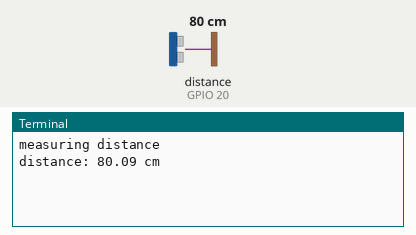
This program was run on a simulated Raspberry Pi (BCM pin numbers). On the bench: the last lines printed to the terminal. Inputs (shaded band) come from the test bench; at power-on: distance to the obstacle (sensor on GPIO 20) 80 cm. The echo pulse lasts 58.3 µs per cm; the clock reads 2024-03-15 10:24:30 at power-on unless the program sets it.

Above: at 1.2 s.
1.3 s: distance to the obstacle (sensor on GPIO 20) set to 195 cm
At 1.37 s:
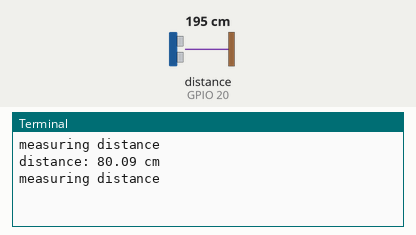
3.0 s: distance to the obstacle (sensor on GPIO 20) set to 203 cm
At 4.7 s:
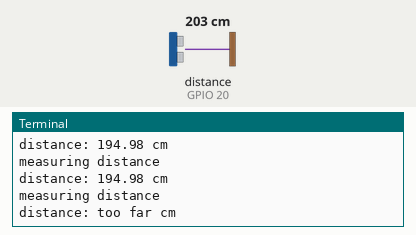

Measured:
- the behaviour switches between 199 and 200 cm on distance to the obstacle (sensor on GPIO 20) (found by bisection; images 1 and 2)
- after the input at 3.0 s, the terminal: prints a new line after 0.84 s (image 2)

The program:

majproject.py
```python
import RPi.GPIO as GPIO
import time
maxd=200; mind=4
TRIG=21;ECHO=20
GPIO.setmode(GPIO.BCM)
try:
    while True:
        print("measuring distance")
        GPIO.setup(TRIG,GPIO.OUT)
        GPIO.setup(ECHO,GPIO.IN)
        GPIO.output(TRIG,False)
        time.sleep(0.2)
        GPIO.output(TRIG,True)
        time.sleep(0.00001) #10us for wait
        GPIO.output(TRIG,False)

        while GPIO.input(ECHO)==0:
            pulse_start=time.time()
        while GPIO.input(ECHO)==1:
            pulse_end=time.time()
        pulse_duration=pulse_end-pulse_start

        distance=pulse_duration*17150
        distance=round(distance,2)

        if (distance<mind):
            distance="too close"
            import videorec
            import mail
            #break
        elif (distance>maxd):
            distance="too far"

        print("distance:",distance,"cm")

        time.sleep(1)
except:
    GPIO.cleanup()
```
